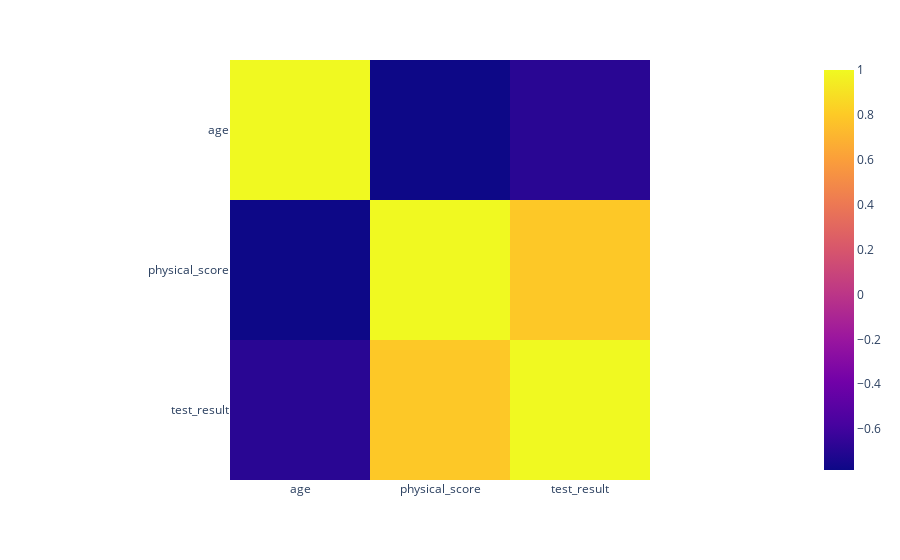

Write notebook code for a chart like this one.
### Code cell
px.imshow(df.corr())

### Figure 1 — Plotly figure (JSON) as saved in the notebook; plotly's stock layout.template omitted (floating-point values rounded to 4 significant figures)
{"data": [{"coloraxis": "coloraxis", "hovertemplate": "x: %{x}<br>y: %{y}<br>color: %{z}<extra></extra>", "name": "0", "type": "heatmap", "x": ["age", "physical_score", "test_result"], "xaxis": "x", "y": ["age", "physical_score", "test_result"], "yaxis": "y", "z": [[1, -0.7821, -0.6832], [-0.7821, 1, 0.7927], [-0.6832, 0.7927, 1]]}], "layout": {"coloraxis": {"colorscale": [[0, "#0d0887"], [0.1111, "#46039f"], [0.2222, "#7201a8"], [0.3333, "#9c179e"], [0.4444, "#bd3786"], [0.5556, "#d8576b"], [0.6667, "#ed7953"], [0.7778, "#fb9f3a"], [0.8889, "#fdca26"], [1, "#f0f921"]]}, "margin": {"t": 60}, "xaxis": {"anchor": "y", "constrain": "domain", "domain": [0, 1], "scaleanchor": "y"}, "yaxis": {"anchor": "x", "autorange": "reversed", "constrain": "domain", "domain": [0, 1]}}}
